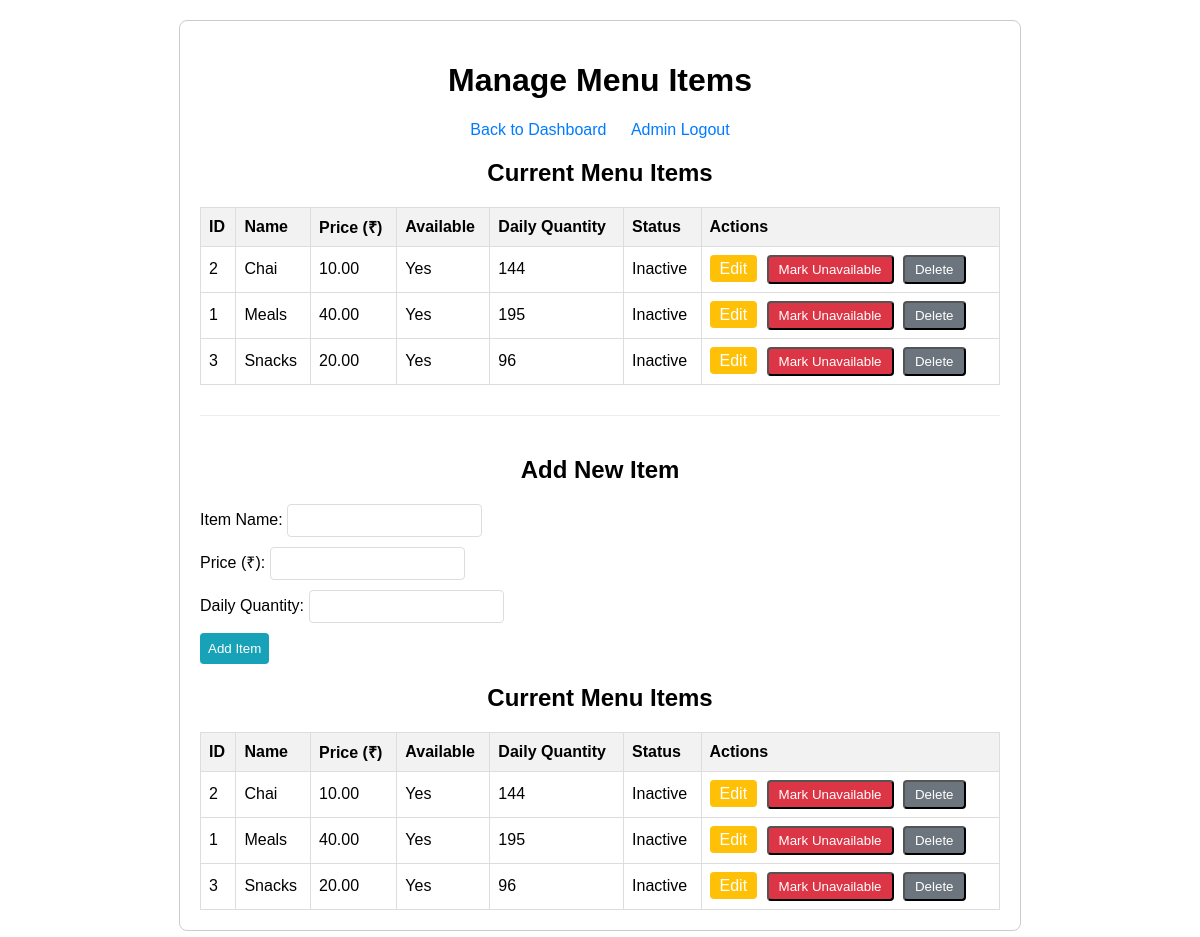
The app's page /admin/menu (signed in) with its own data.
### tables this page shows
CREATE TABLE menu_items (
    id INTEGER PRIMARY KEY AUTOINCREMENT,
    name TEXT UNIQUE NOT NULL,
    price REAL NOT NULL,
    is_available INTEGER NOT NULL DEFAULT 1, -- 1 for true (available), 0 for false
    daily_quantity INTEGER NOT NULL DEFAULT 0 -- The available quantity for the day
);

### app.py (the view)
@app.route('/admin/menu')
def admin_menu():
    db = get_db()
    menu_items = db.execute("SELECT * FROM menu_items ORDER BY name").fetchall()
    return render_template('admin_menu.html', menu_items=menu_items)

### app.py (called while the page is built)
def get_db():
    db = getattr(g, '_database', None)
    if db is None:
        db = g._database = sqlite3.connect(DATABASE)
        db.row_factory = sqlite3.Row
    return db

@app.teardown_appcontext
def close_connection(exception):
    db = getattr(g, '_database', None)
    if db is not None:
        db.close()

@app.before_request
def admin_auth_check():
    if request.path.startswith('/admin') and request.endpoint not in ['admin_login_page', 'static']:
        if 'admin_logged_in' not in session:
            flash('Please log in to access the admin panel.', 'error')
            return redirect(url_for('admin_login_page'))

### templates/admin_menu.html (shortened to what this page needs)
<!DOCTYPE html>
<html lang="en">
<head>
</head>
<body>
    <div class="container">
        <h1>Manage Menu Items</h1>
        <div class="nav-links">
            <a href="{{ url_for('admin_dashboard') }}">Back to Dashboard</a>
            <a href="{{ url_for('admin_logout') }}">Admin Logout</a>
        </div>
        <h2>Current Menu Items</h2>
        {% if menu_items %}
            <table>
                <thead>
                    <tr>
                        <th>ID</th>
                        <th>Name</th>
                        <th>Price (₹)</th>
                        <th>Available</th>
                        <th>Daily Quantity</th>
                        <th>Status</th>
                        <th>Actions</th>
                    </tr>
                </thead>
                <tbody>
                    {% for item in menu_items %}
                        <tr>
                            <td>{{ item.id }}</td>
                            <td>{{ item.name }}</td>
                            <td>{{ '%.2f' | format(item.price) }}</td>
                            <td>{{ 'Yes' if item.is_available else 'No' }}</td>
                            <td>{{ item.daily_quantity }}</td>
                            <td>{{ 'Active' if item.is_active else 'Inactive' }}</td>
                            <td class="action-buttons">
                                <a href="{{ url_for('edit_menu_item', item_id=item.id) }}" class="edit-btn">Edit</a>
                                <form action="{{ url_for('toggle_menu_item_availability', item_id=item.id) }}" method="POST" style="display:inline;">
                                    <button type="submit" class="{{ 'toggle-btn-unavailable' if item.is_available else 'toggle-btn-available' }}">
                                        {{ 'Mark Unavailable' if item.is_available else 'Mark Available' }}
                                    </button>
                                </form>
                                <form action="{{ url_for('delete_menu_item', item_id=item.id) }}" method="POST" style="display:inline;" onsubmit="return confirm('Are you sure you want to delete {{ item.name }}? This cannot be undone.');">
                                    <button type="submit" class="delete-btn">Delete</button>
                                </form>
                            </td>
                        </tr>
                    {% endfor %}
                </tbody>
            </table>
        {% else %}
            <p>No menu items added yet.</p>
        {% endif %}
        <div class="add-form">
            <h2>Add New Item</h2>
            <form action="{{ url_for('add_menu_item') }}" method="POST">
                <div>
                    <label for="name">Item Name:</label>
                    <input type="text" id="name" name="name" required>
                </div>
                <div>
                    <label for="price">Price (₹):</label>
                    <input type="number" id="price" name="price" step="0.01" min="0.01" required>
                </div>
                <div>
                    <label for="daily_quantity">Daily Quantity:</label>
                    <input type="number" id="daily_quantity" name="daily_quantity" min="0" required>
                </div>
                <button type="submit">Add Item</button>
            </form>
        </div>
        <h2>Current Menu Items</h2>
        <table>
            <thead>
                <tr>
                    <th>ID</th>
                    <th>Name</th>
                    <th>Price (₹)</th>
                    <th>Available</th>
                    <th>Daily Quantity</th>
                    <th>Status</th>
                    <th>Actions</th>
                </tr>
            </thead>
            <tbody>
                {% for item in menu_items %}
                <tr>
                    <td>{{ item.id }}</td>
                    <td>{{ item.name }}</td>
                    <td>{{ '%.2f' | format(item.price) }}</td>
                    <td>{{ 'Yes' if item.is_available else 'No' }}</td>
                    <td>{{ item.daily_quantity }}</td>
                    <td>{{ 'Active' if item.is_active else 'Inactive' }}</td>
                    <td class="action-buttons">
                        <a href="{{ url_for('edit_menu_item', item_id=item.id) }}" class="edit-btn">Edit</a>
                        <form action="{{ url_for('toggle_menu_item_availability', item_id=item.id) }}" method="POST" style="display:inline;">
                            <button type="submit" class="{{ 'toggle-btn-unavailable' if item.is_available else 'toggle-btn-available' }}">
                                {{ 'Mark Unavailable' if item.is_available else 'Mark Available' }}
                            </button>
                        </form>
                        <form action="{{ url_for('delete_menu_item', item_id=item.id) }}" method="POST" style="display:inline;" onsubmit="return confirm('Are you sure you want to delete {{ item.name }}? This cannot be undone.');">
                            <button type="submit" class="delete-btn">Delete</button>
                        </form>
                    </td>
                </tr>
                {% else %}
                <tr>
                    <td colspan="7" style="text-align:center;">No menu items found.</td>
                </tr>
                {% endfor %}
            </tbody>
        </table>
    </div>
</body>
</html>

### templates/admin_menu.html (style rules this page uses)
body { font-family: Arial, sans-serif; margin: 20px; }
.container { max-width: 800px; margin: auto; padding: 20px; border: 1px solid #ccc; border-radius: 8px; }
h1, h2 { text-align: center; }
.nav-links { text-align: center; margin-bottom: 20px; }
.nav-links a { margin: 0 10px; text-decoration: none; color: #007bff; }
table { width: 100%; border-collapse: collapse; margin-top: 20px; }
th, td { border: 1px solid #ddd; padding: 8px; text-align: left; }
th { background-color: #f2f2f2; }
.action-buttons button, .action-buttons a { margin-right: 5px; padding: 5px 10px; border-radius: 4px; cursor: pointer; text-decoration: none; color: white; }
.edit-btn { background-color: #ffc107; color: #333; }
.toggle-btn-unavailable { background-color: #dc3545; }
.delete-btn { background-color: #6c757d; }
.add-form { margin-top: 30px; border-top: 1px solid #eee; padding-top: 20px; }
.add-form div { margin-bottom: 10px; }
.add-form input, .add-form button { padding: 8px; border-radius: 4px; border: 1px solid #ddd; }
.add-form button { background-color: #17a2b8; color: white; border: none; cursor: pointer; }

### records on screen
menu_items: id "2", name "Chai", price "10.00", is_available "Yes", daily_quantity "144", is_active "Inactive", is_available "Mark Unavailable"
menu_items: id "1", name "Meals", price "40.00", is_available "Yes", daily_quantity "195", is_active "Inactive", is_available "Mark Unavailable"
menu_items: id "3", name "Snacks", price "20.00", is_available "Yes", daily_quantity "96", is_active "Inactive", is_available "Mark Unavailable"
